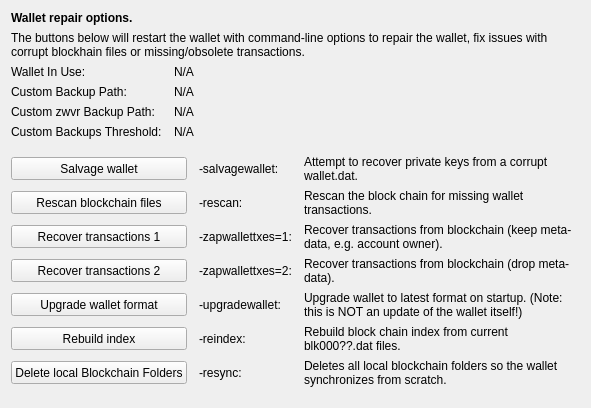
     <widget class="QWidget" name="tab_repair">
      <attribute name="title">
       <string>&amp;Wallet Repair</string>
      </attribute>
      <layout class="QGridLayout" name="gridLayout_4" columnstretch="0,0,0,0">
       <property name="horizontalSpacing">
        <number>12</number>
       </property>
       <item row="0" column="0" colspan="4">
        <widget class="QLabel" name="label_repair_header">
         <property name="font">
          <font>
           <weight>75</weight>
           <bold>true</bold>
          </font>
         </property>
         <property name="text">
          <string>Wallet repair options.</string>
         </property>
        </widget>
       </item>
       <item row="1" column="0" colspan="4">
        <widget class="QLabel" name="label_repair_helptext">
         <property name="font">
          <font>
           <weight>50</weight>
           <bold>false</bold>
          </font>
         </property>
         <property name="text">
          <string>The buttons below will restart the wallet with command-line options to repair the wallet, fix issues with corrupt blockhain files or missing/obsolete transactions.</string>
         </property>
         <property name="wordWrap">
          <bool>true</bool>
         </property>
        </widget>
       </item>
       <item row="2" column="0">
        <widget class="QLabel" name="wallet_path_label">
         <property name="text">
          <string>Wallet In Use:</string>
         </property>
        </widget>
       </item>
       <item row="2" column="1" colspan="3">
        <widget class="QLabel" name="wallet_path">
         <property name="cursor">
          <cursorShape>IBeamCursor</cursorShape>
         </property>
         <property name="text">
          <string>N/A</string>
         </property>
         <property name="textFormat">
          <enum>Qt::PlainText</enum>
         </property>
         <property name="textInteractionFlags">
          <set>Qt::LinksAccessibleByMouse|Qt::TextSelectableByKeyboard|Qt::TextSelectableByMouse</set>
         </property>
        </widget>
       </item>
       <item row="3" column="0">
        <widget class="QLabel" name="wallet_custombackuppath_label">
         <property name="visible">
          <bool>false</bool>
         </property>
         <property name="text">
          <string>Custom Backup Path:</string>
         </property>
        </widget>
       </item>
       <item row="3" column="1" colspan="3">
        <widget class="QLabel" name="wallet_custombackuppath">
         <property name="cursor">
          <cursorShape>IBeamCursor</cursorShape>
         </property>
         <property name="visible">
          <bool>false</bool>
         </property>
         <property name="text">
          <string>N/A</string>
         </property>
         <property name="textFormat">
          <enum>Qt::PlainText</enum>
         </property>
         <property name="textInteractionFlags">
          <set>Qt::LinksAccessibleByMouse|Qt::TextSelectableByKeyboard|Qt::TextSelectableByMouse</set>
         </property>
        </widget>
       </item>
       <item row="4" column="0">
        <widget class="QLabel" name="wallet_customzwvrbackuppath_label">
         <property name="visible">
          <bool>false</bool>
         </property>
         <property name="text">
          <string>Custom zwvr Backup Path:</string>
         </property>
        </widget>
       </item>
       <item row="4" column="1" colspan="3">
        <widget class="QLabel" name="wallet_customzwvrbackuppath">
         <property name="cursor">
          <cursorShape>IBeamCursor</cursorShape>
         </property>
         <property name="visible">
          <bool>false</bool>
         </property>
         <property name="text">
          <string>N/A</string>
         </property>
         <property name="textFormat">
          <enum>Qt::PlainText</enum>
         </property>
         <property name="textInteractionFlags">
          <set>Qt::LinksAccessibleByMouse|Qt::TextSelectableByKeyboard|Qt::TextSelectableByMouse</set>
         </property>
        </widget>
       </item>
       <item row="5" column="0">
        <widget class="QLabel" name="wallet_custombackupthreshold_label">
         <property name="visible">
          <bool>false</bool>
         </property>
         <property name="text">
          <string>Custom Backups Threshold:</string>
         </property>
        </widget>
       </item>
       <item row="5" column="1" colspan="3">
        <widget class="QLabel" name="wallet_custombackupthreshold">
         <property name="cursor">
          <cursorShape>IBeamCursor</cursorShape>
         </property>
         <property name="visible">
          <bool>false</bool>
         </property>
         <property name="text">
          <string>N/A</string>
         </property>
         <property name="textFormat">
          <enum>Qt::PlainText</enum>
         </property>
         <property name="textInteractionFlags">
          <set>Qt::LinksAccessibleByMouse|Qt::TextSelectableByKeyboard|Qt::TextSelectableByMouse</set>
         </property>
        </widget>
       </item>
       <item row="6" column="0">
        <spacer name="verticalSpacer_repair1">
         <property name="orientation">
          <enum>Qt::Vertical</enum>
         </property>
         <property name="sizeHint" stdset="0">
          <size>
           <width>10</width>
           <height>10</height>
          </size>
         </property>
        </spacer>
       </item>
       <item row="7" column="0" colspan="2">
        <widget class="QPushButton" name="btn_salvagewallet">
         <property name="minimumSize">
          <size>
           <width>100</width>
           <height>23</height>
          </size>
         </property>
         <property name="text">
          <string>Salvage wallet</string>
         </property>
        </widget>
       </item>
       <item row="7" column="2">
        <widget class="QLabel" name="label_repair_salvage_command">
         <property name="text">
          <string notr="true">-salvagewallet:</string>
         </property>
        </widget>
       </item>
       <item row="7" column="3">
        <widget class="QLabel" name="label_repair_salvage">
         <property name="text">
          <string>Attempt to recover private keys from a corrupt wallet.dat.</string>
         </property>
         <property name="wordWrap">
          <bool>true</bool>
         </property>
        </widget>
       </item>
       <item row="8" column="0" colspan="2">
        <widget class="QPushButton" name="btn_rescan">
         <property name="minimumSize">
          <size>
           <width>100</width>
           <height>23</height>
          </size>
         </property>
         <property name="text">
          <string>Rescan blockchain files</string>
         </property>
        </widget>
       </item>
       <item row="8" column="2">
        <widget class="QLabel" name="label_repair_rescan_command">
         <property name="text">
          <string notr="true">-rescan:</string>
         </property>
        </widget>
       </item>
       <item row="8" column="3">
        <widget class="QLabel" name="label_repair_rescan">
         <property name="text">
          <string>Rescan the block chain for missing wallet transactions.</string>
         </property>
         <property name="wordWrap">
          <bool>true</bool>
         </property>
        </widget>
       </item>
       <item row="9" column="0" colspan="2">
        <widget class="QPushButton" name="btn_zapwallettxes1">
         <property name="minimumSize">
          <size>
           <width>100</width>
           <height>23</height>
          </size>
         </property>
         <property name="text">
          <string>Recover transactions 1</string>
         </property>
        </widget>
       </item>
       <item row="9" column="2">
        <widget class="QLabel" name="label_repair_zap1_command">
         <property name="text">
          <string notr="true">-zapwallettxes=1:</string>
         </property>
        </widget>
       </item>
       <item row="9" column="3">
        <widget class="QLabel" name="label_repair_zap1">
         <property name="text">
          <string>Recover transactions from blockchain (keep meta-data, e.g. account owner).</string>
         </property>
         <property name="wordWrap">
          <bool>true</bool>
         </property>
        </widget>
       </item>
       <item row="10" column="0" colspan="2">
        <widget class="QPushButton" name="btn_zapwallettxes2">
         <property name="minimumSize">
          <size>
           <width>100</width>
           <height>23</height>
          </size>
         </property>
         <property name="text">
          <string>Recover transactions 2</string>
         </property>
        </widget>
       </item>
       <item row="10" column="2">
        <widget class="QLabel" name="label_repair_zap2_command">
         <property name="text">
          <string notr="true">-zapwallettxes=2:</string>
         </property>
        </widget>
       </item>
       <item row="10" column="3">
        <widget class="QLabel" name="label_repair_zap2">
         <property name="text">
          <string>Recover transactions from blockchain (drop meta-data).</string>
         </property>
         <property name="wordWrap">
          <bool>true</bool>
         </property>
        </widget>
       </item>
       <item row="11" column="0" colspan="2">
        <widget class="QPushButton" name="btn_upgradewallet">
         <property name="minimumSize">
          <size>
           <width>100</width>
           <height>23</height>
          </size>
         </property>
         <property name="text">
          <string>Upgrade wallet format</string>
         </property>
        </widget>
       </item>
       <item row="11" column="2">
        <widget class="QLabel" name="label_repair_upgrade_command">
         <property name="text">
          <string notr="true">-upgradewallet:</string>
         </property>
        </widget>
       </item>
       <item row="11" column="3">
        <widget class="QLabel" name="label_repair_upgrade">
         <property name="text">
          <string>Upgrade wallet to latest format on startup. (Note: this is NOT an update of the wallet itself!)</string>
         </property>
         <property name="wordWrap">
          <bool>true</bool>
         </property>
        </widget>
       </item>
       <item row="12" column="0" colspan="2">
        <widget class="QPushButton" name="btn_reindex">
         <property name="minimumSize">
          <size>
           <width>100</width>
           <height>23</height>
          </size>
         </property>
         <property name="text">
          <string>Rebuild index</string>
         </property>
        </widget>
       </item>
       <item row="12" column="2">
        <widget class="QLabel" name="label_repair_reindex_command">
         <property name="text">
          <string notr="true">-reindex:</string>
         </property>
        </widget>
       </item>
       <item row="12" column="3">
        <widget class="QLabel" name="label_repair_reindex">
         <property name="text">
          <string>Rebuild block chain index from current blk000??.dat files.</string>
         </property>
         <property name="wordWrap">
          <bool>true</bool>
         </property>
        </widget>
       </item>
       <item row="13" column="0" colspan="2">
        <widget class="QPushButton" name="btn_resync">
         <property name="minimumSize">
          <size>
           <width>100</width>
           <height>23</height>
          </size>
         </property>
         <property name="text">
          <string>Delete local Blockchain Folders</string>
         </property>
        </widget>
       </item>
       <item row="13" column="2">
        <widget class="QLabel" name="label_repair_resync_command">
         <property name="text">
          <string>-resync:</string>
         </property>
        </widget>
       </item>
       <item row="13" column="3">
        <widget class="QLabel" name="label_repair_resync">
         <property name="text">
          <string>Deletes all local blockchain folders so the wallet synchronizes from scratch.</string>
         </property>
         <property name="wordWrap">
          <bool>true</bool>
         </property>
        </widget>
       </item>
       <item row="14" column="0">
        <spacer name="verticalSpacer_repair2">
         <property name="orientation">
          <enum>Qt::Vertical</enum>
         </property>
         <property name="sizeHint" stdset="0">
          <size>
           <width>20</width>
           <height>10</height>
          </size>
         </property>
        </spacer>
       </item>
      </layout>
     </widget>
